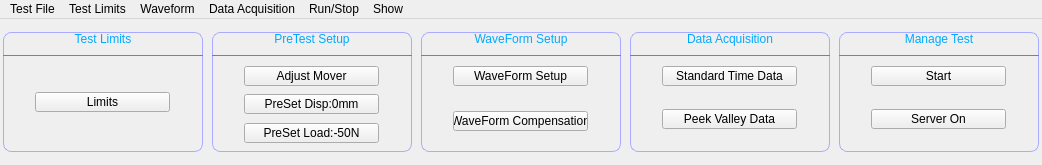
<?xml version="1.0" encoding="UTF-8"?>
<ui version="4.0">
 <class>TestSetupForm</class>
 <widget class="QMainWindow" name="TestSetupForm">
  <property name="geometry">
   <rect>
    <x>0</x>
    <y>0</y>
    <width>1042</width>
    <height>165</height>
   </rect>
  </property>
  <property name="windowTitle">
   <string>Test Setup</string>
  </property>
  <widget class="QWidget" name="centralwidget">
   <layout class="QHBoxLayout" name="horizontalLayout_2">
    <property name="leftMargin">
     <number>0</number>
    </property>
    <property name="rightMargin">
     <number>0</number>
    </property>
    <property name="bottomMargin">
     <number>9</number>
    </property>
    <item>
     <widget class="QWidget" name="widget" native="true">
      <property name="minimumSize">
       <size>
        <width>200</width>
        <height>120</height>
       </size>
      </property>
      <property name="maximumSize">
       <size>
        <width>200</width>
        <height>120</height>
       </size>
      </property>
      <property name="styleSheet">
       <string notr="true">#widget{border-radius:8px;
border:1px solid rgb(170,170,255);}</string>
      </property>
      <layout class="QVBoxLayout" name="verticalLayout_2">
       <property name="spacing">
        <number>0</number>
       </property>
       <property name="leftMargin">
        <number>0</number>
       </property>
       <property name="topMargin">
        <number>0</number>
       </property>
       <property name="rightMargin">
        <number>0</number>
       </property>
       <property name="bottomMargin">
        <number>0</number>
       </property>
       <item>
        <widget class="QLabel" name="label">
         <property name="maximumSize">
          <size>
           <width>16777215</width>
           <height>20</height>
          </size>
         </property>
         <property name="styleSheet">
          <string notr="true">color: rgb(0, 170, 255);
font: 10pt &quot;Arial&quot;;</string>
         </property>
         <property name="text">
          <string>Test Limits</string>
         </property>
         <property name="alignment">
          <set>Qt::AlignCenter</set>
         </property>
        </widget>
       </item>
       <item>
        <layout class="QHBoxLayout" name="horizontalLayout_5">
         <property name="spacing">
          <number>0</number>
         </property>
         <item>
          <spacer name="horizontalSpacer_5">
           <property name="orientation">
            <enum>Qt::Horizontal</enum>
           </property>
           <property name="sizeHint" stdset="0">
            <size>
             <width>40</width>
             <height>20</height>
            </size>
           </property>
          </spacer>
         </item>
         <item>
          <widget class="Line" name="line">
           <property name="minimumSize">
            <size>
             <width>200</width>
             <height>0</height>
            </size>
           </property>
           <property name="maximumSize">
            <size>
             <width>16777215</width>
             <height>1</height>
            </size>
           </property>
           <property name="styleSheet">
            <string notr="true">background-color: rgb(0, 170, 255);</string>
           </property>
           <property name="frameShadow">
            <enum>QFrame::Raised</enum>
           </property>
           <property name="lineWidth">
            <number>0</number>
           </property>
           <property name="midLineWidth">
            <number>0</number>
           </property>
           <property name="orientation">
            <enum>Qt::Horizontal</enum>
           </property>
          </widget>
         </item>
         <item>
          <spacer name="horizontalSpacer_6">
           <property name="orientation">
            <enum>Qt::Horizontal</enum>
           </property>
           <property name="sizeHint" stdset="0">
            <size>
             <width>40</width>
             <height>20</height>
            </size>
           </property>
          </spacer>
         </item>
        </layout>
       </item>
       <item>
        <spacer name="verticalSpacer">
         <property name="orientation">
          <enum>Qt::Vertical</enum>
         </property>
         <property name="sizeHint" stdset="0">
          <size>
           <width>20</width>
           <height>17</height>
          </size>
         </property>
        </spacer>
       </item>
       <item>
        <layout class="QHBoxLayout" name="horizontalLayout">
         <property name="spacing">
          <number>2</number>
         </property>
         <item>
          <spacer name="horizontalSpacer_2">
           <property name="orientation">
            <enum>Qt::Horizontal</enum>
           </property>
           <property name="sizeHint" stdset="0">
            <size>
             <width>40</width>
             <height>20</height>
            </size>
           </property>
          </spacer>
         </item>
         <item>
          <widget class="QPushButton" name="m_limitsBtn">
           <property name="minimumSize">
            <size>
             <width>135</width>
             <height>20</height>
            </size>
           </property>
           <property name="maximumSize">
            <size>
             <width>135</width>
             <height>20</height>
            </size>
           </property>
           <property name="text">
            <string>Limits</string>
           </property>
          </widget>
         </item>
         <item>
          <spacer name="horizontalSpacer">
           <property name="orientation">
            <enum>Qt::Horizontal</enum>
           </property>
           <property name="sizeHint" stdset="0">
            <size>
             <width>40</width>
             <height>20</height>
            </size>
           </property>
          </spacer>
         </item>
        </layout>
       </item>
       <item>
        <spacer name="verticalSpacer_2">
         <property name="orientation">
          <enum>Qt::Vertical</enum>
         </property>
         <property name="sizeHint" stdset="0">
          <size>
           <width>20</width>
           <height>40</height>
          </size>
         </property>
        </spacer>
       </item>
      </layout>
     </widget>
    </item>
    <item>
     <widget class="QWidget" name="widget_2" native="true">
      <property name="minimumSize">
       <size>
        <width>200</width>
        <height>120</height>
       </size>
      </property>
      <property name="maximumSize">
       <size>
        <width>200</width>
        <height>120</height>
       </size>
      </property>
      <property name="styleSheet">
       <string notr="true">#widget_2{border-radius:8px;
border:1px solid rgb(170,170,255);}</string>
      </property>
      <layout class="QVBoxLayout" name="verticalLayout_3">
       <property name="spacing">
        <number>0</number>
       </property>
       <property name="leftMargin">
        <number>0</number>
       </property>
       <property name="topMargin">
        <number>0</number>
       </property>
       <property name="rightMargin">
        <number>0</number>
       </property>
       <property name="bottomMargin">
        <number>9</number>
       </property>
       <item>
        <widget class="QLabel" name="label_2">
         <property name="maximumSize">
          <size>
           <width>16777215</width>
           <height>20</height>
          </size>
         </property>
         <property name="styleSheet">
          <string notr="true">color: rgb(0, 170, 255);
font: 10pt &quot;Arial&quot;;</string>
         </property>
         <property name="text">
          <string>PreTest Setup</string>
         </property>
         <property name="alignment">
          <set>Qt::AlignCenter</set>
         </property>
        </widget>
       </item>
       <item>
        <layout class="QHBoxLayout" name="horizontalLayout_6">
         <property name="spacing">
          <number>0</number>
         </property>
         <item>
          <spacer name="horizontalSpacer_7">
           <property name="orientation">
            <enum>Qt::Horizontal</enum>
           </property>
           <property name="sizeHint" stdset="0">
            <size>
             <width>40</width>
             <height>20</height>
            </size>
           </property>
          </spacer>
         </item>
         <item>
          <widget class="Line" name="line_2">
           <property name="minimumSize">
            <size>
             <width>200</width>
             <height>0</height>
            </size>
           </property>
           <property name="maximumSize">
            <size>
             <width>16777215</width>
             <height>1</height>
            </size>
           </property>
           <property name="styleSheet">
            <string notr="true">background-color: rgb(0, 170, 255);</string>
           </property>
           <property name="frameShadow">
            <enum>QFrame::Raised</enum>
           </property>
           <property name="lineWidth">
            <number>0</number>
           </property>
           <property name="midLineWidth">
            <number>0</number>
           </property>
           <property name="orientation">
            <enum>Qt::Horizontal</enum>
           </property>
          </widget>
         </item>
         <item>
          <spacer name="horizontalSpacer_8">
           <property name="orientation">
            <enum>Qt::Horizontal</enum>
           </property>
           <property name="sizeHint" stdset="0">
            <size>
             <width>40</width>
             <height>20</height>
            </size>
           </property>
          </spacer>
         </item>
        </layout>
       </item>
       <item>
        <spacer name="verticalSpacer_4">
         <property name="orientation">
          <enum>Qt::Vertical</enum>
         </property>
         <property name="sizeHint" stdset="0">
          <size>
           <width>20</width>
           <height>1</height>
          </size>
         </property>
        </spacer>
       </item>
       <item>
        <layout class="QHBoxLayout" name="horizontalLayout_7">
         <property name="spacing">
          <number>2</number>
         </property>
         <item>
          <spacer name="horizontalSpacer_9">
           <property name="orientation">
            <enum>Qt::Horizontal</enum>
           </property>
           <property name="sizeHint" stdset="0">
            <size>
             <width>40</width>
             <height>20</height>
            </size>
           </property>
          </spacer>
         </item>
         <item>
          <widget class="QPushButton" name="m_adjustMoverBtn">
           <property name="minimumSize">
            <size>
             <width>135</width>
             <height>20</height>
            </size>
           </property>
           <property name="maximumSize">
            <size>
             <width>135</width>
             <height>20</height>
            </size>
           </property>
           <property name="text">
            <string>Adjust Mover</string>
           </property>
          </widget>
         </item>
         <item>
          <spacer name="horizontalSpacer_10">
           <property name="orientation">
            <enum>Qt::Horizontal</enum>
           </property>
           <property name="sizeHint" stdset="0">
            <size>
             <width>40</width>
             <height>20</height>
            </size>
           </property>
          </spacer>
         </item>
        </layout>
       </item>
       <item>
        <spacer name="verticalSpacer_5">
         <property name="orientation">
          <enum>Qt::Vertical</enum>
         </property>
         <property name="sizeHint" stdset="0">
          <size>
           <width>20</width>
           <height>40</height>
          </size>
         </property>
        </spacer>
       </item>
       <item>
        <layout class="QHBoxLayout" name="horizontalLayout_8">
         <property name="spacing">
          <number>2</number>
         </property>
         <item>
          <spacer name="horizontalSpacer_11">
           <property name="orientation">
            <enum>Qt::Horizontal</enum>
           </property>
           <property name="sizeHint" stdset="0">
            <size>
             <width>40</width>
             <height>20</height>
            </size>
           </property>
          </spacer>
         </item>
         <item>
          <widget class="QPushButton" name="m_presetOneBtn">
           <property name="minimumSize">
            <size>
             <width>135</width>
             <height>20</height>
            </size>
           </property>
           <property name="maximumSize">
            <size>
             <width>135</width>
             <height>20</height>
            </size>
           </property>
           <property name="text">
            <string>PreSet Disp:0mm</string>
           </property>
          </widget>
         </item>
         <item>
          <spacer name="horizontalSpacer_12">
           <property name="orientation">
            <enum>Qt::Horizontal</enum>
           </property>
           <property name="sizeHint" stdset="0">
            <size>
             <width>40</width>
             <height>20</height>
            </size>
           </property>
          </spacer>
         </item>
        </layout>
       </item>
       <item>
        <spacer name="verticalSpacer_6">
         <property name="orientation">
          <enum>Qt::Vertical</enum>
         </property>
         <property name="sizeHint" stdset="0">
          <size>
           <width>20</width>
           <height>40</height>
          </size>
         </property>
        </spacer>
       </item>
       <item>
        <layout class="QHBoxLayout" name="horizontalLayout_9">
         <property name="spacing">
          <number>2</number>
         </property>
         <item>
          <spacer name="horizontalSpacer_13">
           <property name="orientation">
            <enum>Qt::Horizontal</enum>
           </property>
           <property name="sizeHint" stdset="0">
            <size>
             <width>40</width>
             <height>20</height>
            </size>
           </property>
          </spacer>
         </item>
         <item>
          <widget class="QPushButton" name="m_presetTwoBtn">
           <property name="minimumSize">
            <size>
             <width>135</width>
             <height>20</height>
            </size>
           </property>
           <property name="maximumSize">
            <size>
             <width>135</width>
             <height>20</height>
            </size>
           </property>
           <property name="text">
            <string>PreSet Load:-50N</string>
           </property>
          </widget>
         </item>
         <item>
          <spacer name="horizontalSpacer_14">
           <property name="orientation">
            <enum>Qt::Horizontal</enum>
           </property>
           <property name="sizeHint" stdset="0">
            <size>
             <width>40</width>
             <height>20</height>
            </size>
           </property>
          </spacer>
         </item>
        </layout>
       </item>
       <item>
        <spacer name="verticalSpacer_7">
         <property name="orientation">
          <enum>Qt::Vertical</enum>
         </property>
         <property name="sizeHint" stdset="0">
          <size>
           <width>20</width>
           <height>28</height>
          </size>
         </property>
        </spacer>
       </item>
      </layout>
     </widget>
    </item>
    <item>
     <widget class="QWidget" name="widget_3" native="true">
      <property name="minimumSize">
       <size>
        <width>200</width>
        <height>120</height>
       </size>
      </property>
      <property name="maximumSize">
       <size>
        <width>200</width>
        <height>120</height>
       </size>
      </property>
      <property name="styleSheet">
       <string notr="true">#widget_3{border-radius:8px;
border:1px solid rgb(170,170,255);}</string>
      </property>
      <layout class="QVBoxLayout" name="verticalLayout_4">
       <property name="spacing">
        <number>0</number>
       </property>
       <property name="leftMargin">
        <number>0</number>
       </property>
       <property name="topMargin">
        <number>0</number>
       </property>
       <property name="rightMargin">
        <number>0</number>
       </property>
       <property name="bottomMargin">
        <number>0</number>
       </property>
       <item>
        <widget class="QLabel" name="label_3">
         <property name="maximumSize">
          <size>
           <width>16777215</width>
           <height>20</height>
          </size>
         </property>
         <property name="styleSheet">
          <string notr="true">color: rgb(0, 170, 255);
font: 10pt &quot;Arial&quot;;</string>
         </property>
         <property name="text">
          <string>WaveForm Setup</string>
         </property>
         <property name="alignment">
          <set>Qt::AlignCenter</set>
         </property>
        </widget>
       </item>
       <item>
        <layout class="QHBoxLayout" name="horizontalLayout_10">
         <property name="spacing">
          <number>0</number>
         </property>
         <item>
          <spacer name="horizontalSpacer_15">
           <property name="orientation">
            <enum>Qt::Horizontal</enum>
           </property>
           <property name="sizeHint" stdset="0">
            <size>
             <width>40</width>
             <height>20</height>
            </size>
           </property>
          </spacer>
         </item>
         <item>
          <widget class="Line" name="line_3">
           <property name="minimumSize">
            <size>
             <width>200</width>
             <height>0</height>
            </size>
           </property>
           <property name="maximumSize">
            <size>
             <width>16777215</width>
             <height>1</height>
            </size>
           </property>
           <property name="styleSheet">
            <string notr="true">background-color: rgb(0, 170, 255);</string>
           </property>
           <property name="frameShadow">
            <enum>QFrame::Raised</enum>
           </property>
           <property name="lineWidth">
            <number>0</number>
           </property>
           <property name="midLineWidth">
            <number>0</number>
           </property>
           <property name="orientation">
            <enum>Qt::Horizontal</enum>
           </property>
          </widget>
         </item>
         <item>
          <spacer name="horizontalSpacer_16">
           <property name="orientation">
            <enum>Qt::Horizontal</enum>
           </property>
           <property name="sizeHint" stdset="0">
            <size>
             <width>40</width>
             <height>20</height>
            </size>
           </property>
          </spacer>
         </item>
        </layout>
       </item>
       <item>
        <spacer name="verticalSpacer_8">
         <property name="orientation">
          <enum>Qt::Vertical</enum>
         </property>
         <property name="sizeHint" stdset="0">
          <size>
           <width>20</width>
           <height>1</height>
          </size>
         </property>
        </spacer>
       </item>
       <item>
        <layout class="QHBoxLayout" name="horizontalLayout_11">
         <property name="spacing">
          <number>2</number>
         </property>
         <item>
          <spacer name="horizontalSpacer_17">
           <property name="orientation">
            <enum>Qt::Horizontal</enum>
           </property>
           <property name="sizeHint" stdset="0">
            <size>
             <width>40</width>
             <height>20</height>
            </size>
           </property>
          </spacer>
         </item>
         <item>
          <widget class="QPushButton" name="m_waveFormSetupBtn">
           <property name="minimumSize">
            <size>
             <width>135</width>
             <height>20</height>
            </size>
           </property>
           <property name="maximumSize">
            <size>
             <width>110</width>
             <height>20</height>
            </size>
           </property>
           <property name="text">
            <string>WaveForm Setup</string>
           </property>
          </widget>
         </item>
         <item>
          <spacer name="horizontalSpacer_18">
           <property name="orientation">
            <enum>Qt::Horizontal</enum>
           </property>
           <property name="sizeHint" stdset="0">
            <size>
             <width>40</width>
             <height>20</height>
            </size>
           </property>
          </spacer>
         </item>
        </layout>
       </item>
       <item>
        <spacer name="verticalSpacer_11">
         <property name="orientation">
          <enum>Qt::Vertical</enum>
         </property>
         <property name="sizeHint" stdset="0">
          <size>
           <width>20</width>
           <height>28</height>
          </size>
         </property>
        </spacer>
       </item>
       <item>
        <layout class="QHBoxLayout" name="horizontalLayout_12">
         <property name="spacing">
          <number>2</number>
         </property>
         <item>
          <spacer name="horizontalSpacer_19">
           <property name="orientation">
            <enum>Qt::Horizontal</enum>
           </property>
           <property name="sizeHint" stdset="0">
            <size>
             <width>40</width>
             <height>20</height>
            </size>
           </property>
          </spacer>
         </item>
         <item>
          <widget class="QPushButton" name="m_waveFormCompemBtn">
           <property name="minimumSize">
            <size>
             <width>135</width>
             <height>20</height>
            </size>
           </property>
           <property name="maximumSize">
            <size>
             <width>110</width>
             <height>20</height>
            </size>
           </property>
           <property name="text">
            <string>WaveForm Compensation</string>
           </property>
          </widget>
         </item>
         <item>
          <spacer name="horizontalSpacer_20">
           <property name="orientation">
            <enum>Qt::Horizontal</enum>
           </property>
           <property name="sizeHint" stdset="0">
            <size>
             <width>40</width>
             <height>20</height>
            </size>
           </property>
          </spacer>
         </item>
        </layout>
       </item>
       <item>
        <spacer name="verticalSpacer_15">
         <property name="orientation">
          <enum>Qt::Vertical</enum>
         </property>
         <property name="sizeHint" stdset="0">
          <size>
           <width>20</width>
           <height>24</height>
          </size>
         </property>
        </spacer>
       </item>
      </layout>
     </widget>
    </item>
    <item>
     <widget class="QWidget" name="widget_4" native="true">
      <property name="minimumSize">
       <size>
        <width>200</width>
        <height>120</height>
       </size>
      </property>
      <property name="maximumSize">
       <size>
        <width>200</width>
        <height>120</height>
       </size>
      </property>
      <property name="styleSheet">
       <string notr="true">#widget_4{border-radius:8px;
border:1px solid rgb(170,170,255);}</string>
      </property>
      <layout class="QVBoxLayout" name="verticalLayout_5">
       <property name="spacing">
        <number>0</number>
       </property>
       <property name="leftMargin">
        <number>0</number>
       </property>
       <property name="topMargin">
        <number>0</number>
       </property>
       <property name="rightMargin">
        <number>0</number>
       </property>
       <property name="bottomMargin">
        <number>0</number>
       </property>
       <item>
        <widget class="QLabel" name="label_4">
         <property name="minimumSize">
          <size>
           <width>200</width>
           <height>0</height>
          </size>
         </property>
         <property name="maximumSize">
          <size>
           <width>16777215</width>
           <height>20</height>
          </size>
         </property>
         <property name="styleSheet">
          <string notr="true">color: rgb(0, 170, 255);
font: 10pt &quot;Arial&quot;;</string>
         </property>
         <property name="text">
          <string>Data Acquisition</string>
         </property>
         <property name="alignment">
          <set>Qt::AlignCenter</set>
         </property>
        </widget>
       </item>
       <item>
        <layout class="QHBoxLayout" name="horizontalLayout_14">
         <property name="spacing">
          <number>0</number>
         </property>
         <item>
          <spacer name="horizontalSpacer_23">
           <property name="orientation">
            <enum>Qt::Horizontal</enum>
           </property>
           <property name="sizeHint" stdset="0">
            <size>
             <width>40</width>
             <height>20</height>
            </size>
           </property>
          </spacer>
         </item>
         <item>
          <widget class="Line" name="line_4">
           <property name="minimumSize">
            <size>
             <width>200</width>
             <height>0</height>
            </size>
           </property>
           <property name="maximumSize">
            <size>
             <width>16777215</width>
             <height>1</height>
            </size>
           </property>
           <property name="styleSheet">
            <string notr="true">background-color: rgb(0, 170, 255);</string>
           </property>
           <property name="frameShadow">
            <enum>QFrame::Raised</enum>
           </property>
           <property name="lineWidth">
            <number>0</number>
           </property>
           <property name="midLineWidth">
            <number>0</number>
           </property>
           <property name="orientation">
            <enum>Qt::Horizontal</enum>
           </property>
          </widget>
         </item>
         <item>
          <spacer name="horizontalSpacer_24">
           <property name="orientation">
            <enum>Qt::Horizontal</enum>
           </property>
           <property name="sizeHint" stdset="0">
            <size>
             <width>40</width>
             <height>20</height>
            </size>
           </property>
          </spacer>
         </item>
        </layout>
       </item>
       <item>
        <spacer name="verticalSpacer_12">
         <property name="orientation">
          <enum>Qt::Vertical</enum>
         </property>
         <property name="sizeHint" stdset="0">
          <size>
           <width>20</width>
           <height>1</height>
          </size>
         </property>
        </spacer>
       </item>
       <item>
        <layout class="QHBoxLayout" name="horizontalLayout_15">
         <property name="spacing">
          <number>2</number>
         </property>
         <item>
          <spacer name="horizontalSpacer_25">
           <property name="orientation">
            <enum>Qt::Horizontal</enum>
           </property>
           <property name="sizeHint" stdset="0">
            <size>
             <width>40</width>
             <height>20</height>
            </size>
           </property>
          </spacer>
         </item>
         <item>
          <widget class="QPushButton" name="m_standardDataSetupBtn">
           <property name="minimumSize">
            <size>
             <width>135</width>
             <height>20</height>
            </size>
           </property>
           <property name="maximumSize">
            <size>
             <width>135</width>
             <height>20</height>
            </size>
           </property>
           <property name="text">
            <string>Standard Time Data</string>
           </property>
          </widget>
         </item>
         <item>
          <spacer name="horizontalSpacer_26">
           <property name="orientation">
            <enum>Qt::Horizontal</enum>
           </property>
           <property name="sizeHint" stdset="0">
            <size>
             <width>40</width>
             <height>20</height>
            </size>
           </property>
          </spacer>
         </item>
        </layout>
       </item>
       <item>
        <spacer name="verticalSpacer_13">
         <property name="orientation">
          <enum>Qt::Vertical</enum>
         </property>
         <property name="sizeHint" stdset="0">
          <size>
           <width>20</width>
           <height>40</height>
          </size>
         </property>
        </spacer>
       </item>
       <item>
        <layout class="QHBoxLayout" name="horizontalLayout_16">
         <property name="spacing">
          <number>2</number>
         </property>
         <item>
          <spacer name="horizontalSpacer_27">
           <property name="orientation">
            <enum>Qt::Horizontal</enum>
           </property>
           <property name="sizeHint" stdset="0">
            <size>
             <width>40</width>
             <height>20</height>
            </size>
           </property>
          </spacer>
         </item>
         <item>
          <widget class="QPushButton" name="m_peakValleyDataSetupBtn">
           <property name="minimumSize">
            <size>
             <width>135</width>
             <height>20</height>
            </size>
           </property>
           <property name="maximumSize">
            <size>
             <width>135</width>
             <height>20</height>
            </size>
           </property>
           <property name="text">
            <string>Peek Valley Data</string>
           </property>
          </widget>
         </item>
         <item>
          <spacer name="horizontalSpacer_28">
           <property name="orientation">
            <enum>Qt::Horizontal</enum>
           </property>
           <property name="sizeHint" stdset="0">
            <size>
             <width>40</width>
             <height>20</height>
            </size>
           </property>
          </spacer>
         </item>
        </layout>
       </item>
       <item>
        <spacer name="verticalSpacer_14">
         <property name="orientation">
          <enum>Qt::Vertical</enum>
         </property>
         <property name="sizeHint" stdset="0">
          <size>
           <width>20</width>
           <height>40</height>
          </size>
         </property>
        </spacer>
       </item>
      </layout>
     </widget>
    </item>
    <item>
     <widget class="QWidget" name="widget_5" native="true">
      <property name="minimumSize">
       <size>
        <width>200</width>
        <height>120</height>
       </size>
      </property>
      <property name="maximumSize">
       <size>
        <width>200</width>
        <height>120</height>
       </size>
      </property>
      <property name="styleSheet">
       <string notr="true">#widget_5{border-radius:8px;
border:1px solid rgb(170,170,255);}</string>
      </property>
      <layout class="QVBoxLayout" name="verticalLayout">
       <property name="spacing">
        <number>0</number>
       </property>
       <property name="leftMargin">
        <number>0</number>
       </property>
       <property name="topMargin">
        <number>0</number>
       </property>
       <property name="rightMargin">
        <number>0</number>
       </property>
       <property name="bottomMargin">
        <number>0</number>
       </property>
       <item>
        <widget class="QLabel" name="label_5">
         <property name="maximumSize">
          <size>
           <width>16777215</width>
           <height>20</height>
          </size>
         </property>
         <property name="styleSheet">
          <string notr="true">color: rgb(0, 170, 255);
font: 10pt &quot;Arial&quot;;</string>
         </property>
         <property name="text">
          <string>Manage Test</string>
         </property>
         <property name="alignment">
          <set>Qt::AlignCenter</set>
         </property>
        </widget>
       </item>
       <item>
        <layout class="QHBoxLayout" name="horizontalLayout_18">
         <property name="spacing">
          <number>0</number>
         </property>
         <item>
          <spacer name="horizontalSpacer_31">
           <property name="orientation">
            <enum>Qt::Horizontal</enum>
           </property>
           <property name="sizeHint" stdset="0">
            <size>
             <width>40</width>
             <height>20</height>
            </size>
           </property>
          </spacer>
         </item>
         <item>
          <widget class="Line" name="line_5">
           <property name="minimumSize">
            <size>
             <width>200</width>
             <height>0</height>
            </size>
           </property>
           <property name="maximumSize">
            <size>
             <width>16777215</width>
             <height>1</height>
            </size>
           </property>
           <property name="styleSheet">
            <string notr="true">background-color: rgb(0, 170, 255);</string>
           </property>
           <property name="frameShadow">
            <enum>QFrame::Raised</enum>
           </property>
           <property name="lineWidth">
            <number>0</number>
           </property>
           <property name="midLineWidth">
            <number>0</number>
           </property>
           <property name="orientation">
            <enum>Qt::Horizontal</enum>
           </property>
          </widget>
         </item>
         <item>
          <spacer name="horizontalSpacer_32">
           <property name="orientation">
            <enum>Qt::Horizontal</enum>
           </property>
           <property name="sizeHint" stdset="0">
            <size>
             <width>40</width>
             <height>20</height>
            </size>
           </property>
          </spacer>
         </item>
        </layout>
       </item>
       <item>
        <layout class="QHBoxLayout" name="horizontalLayout_22">
         <item>
          <spacer name="horizontalSpacer_39">
           <property name="orientation">
            <enum>Qt::Horizontal</enum>
           </property>
           <property name="sizeHint" stdset="0">
            <size>
             <width>40</width>
             <height>20</height>
            </size>
           </property>
          </spacer>
         </item>
         <item>
          <widget class="QPushButton" name="m_startBtn">
           <property name="minimumSize">
            <size>
             <width>135</width>
             <height>20</height>
            </size>
           </property>
           <property name="maximumSize">
            <size>
             <width>135</width>
             <height>20</height>
            </size>
           </property>
           <property name="text">
            <string>Start</string>
           </property>
          </widget>
         </item>
         <item>
          <spacer name="horizontalSpacer_40">
           <property name="orientation">
            <enum>Qt::Horizontal</enum>
           </property>
           <property name="sizeHint" stdset="0">
            <size>
             <width>40</width>
             <height>20</height>
            </size>
           </property>
          </spacer>
         </item>
        </layout>
       </item>
       <item>
        <spacer name="verticalSpacer_19">
         <property name="orientation">
          <enum>Qt::Vertical</enum>
         </property>
         <property name="sizeHint" stdset="0">
          <size>
           <width>97</width>
           <height>7</height>
          </size>
         </property>
        </spacer>
       </item>
       <item>
        <layout class="QHBoxLayout" name="horizontalLayout_23">
         <item>
          <spacer name="horizontalSpacer_41">
           <property name="orientation">
            <enum>Qt::Horizontal</enum>
           </property>
           <property name="sizeHint" stdset="0">
            <size>
             <width>40</width>
             <height>20</height>
            </size>
           </property>
          </spacer>
         </item>
         <item>
          <widget class="QPushButton" name="m_serverBtn">
           <property name="minimumSize">
            <size>
             <width>135</width>
             <height>20</height>
            </size>
           </property>
           <property name="maximumSize">
            <size>
             <width>135</width>
             <height>20</height>
            </size>
           </property>
           <property name="text">
            <string>Server On</string>
           </property>
          </widget>
         </item>
         <item>
          <spacer name="horizontalSpacer_42">
           <property name="orientation">
            <enum>Qt::Horizontal</enum>
           </property>
           <property name="sizeHint" stdset="0">
            <size>
             <width>40</width>
             <height>20</height>
            </size>
           </property>
          </spacer>
         </item>
        </layout>
       </item>
       <item>
        <spacer name="verticalSpacer_20">
         <property name="orientation">
          <enum>Qt::Vertical</enum>
         </property>
         <property name="sizeHint" stdset="0">
          <size>
           <width>97</width>
           <height>8</height>
          </size>
         </property>
        </spacer>
       </item>
      </layout>
     </widget>
    </item>
   </layout>
  </widget>
  <widget class="QMenuBar" name="menubar">
   <property name="geometry">
    <rect>
     <x>0</x>
     <y>0</y>
     <width>1042</width>
     <height>23</height>
    </rect>
   </property>
   <widget class="QMenu" name="menuTest_File">
    <property name="title">
     <string>Test File</string>
    </property>
    <addaction name="actionNew"/>
    <addaction name="actionOpen"/>
   </widget>
   <widget class="QMenu" name="menuTest_Limits">
    <property name="title">
     <string>Test Limits</string>
    </property>
    <addaction name="actionLimits"/>
   </widget>
   <widget class="QMenu" name="menuWaveform">
    <property name="title">
     <string>Waveform</string>
    </property>
    <addaction name="actionWaveForm"/>
   </widget>
   <widget class="QMenu" name="menuData_Acquisition">
    <property name="title">
     <string>Data Acquisition</string>
    </property>
    <addaction name="actionStandardData"/>
    <addaction name="actionPeekValleyData"/>
   </widget>
   <widget class="QMenu" name="menuRun_Stop">
    <property name="title">
     <string>Run/Stop</string>
    </property>
    <addaction name="actionRun"/>
    <addaction name="actionStop"/>
   </widget>
   <widget class="QMenu" name="menuShow">
    <property name="title">
     <string>Show</string>
    </property>
    <addaction name="actionPeak_Valley"/>
    <addaction name="actionDispLoad"/>
   </widget>
   <addaction name="menuTest_File"/>
   <addaction name="menuTest_Limits"/>
   <addaction name="menuWaveform"/>
   <addaction name="menuData_Acquisition"/>
   <addaction name="menuRun_Stop"/>
   <addaction name="menuShow"/>
  </widget>
  <action name="actionNew">
   <property name="text">
    <string>New</string>
   </property>
  </action>
  <action name="actionOpen">
   <property name="text">
    <string>Open</string>
   </property>
  </action>
  <action name="actionClear_Test_File_Name">
   <property name="text">
    <string>Clear Test File Name</string>
   </property>
  </action>
  <action name="actionSet_Lock">
   <property name="text">
    <string>Set Lock</string>
   </property>
  </action>
  <action name="actionPeak_Valley">
   <property name="text">
    <string>Peak/Valley</string>
   </property>
  </action>
  <action name="actionDispLoad">
   <property name="text">
    <string>DispLoad</string>
   </property>
  </action>
  <action name="actionRun">
   <property name="text">
    <string>Run</string>
   </property>
  </action>
  <action name="actionStop">
   <property name="text">
    <string>Stop</string>
   </property>
  </action>
  <action name="actionWaveForm">
   <property name="text">
    <string>WaveForm Show</string>
   </property>
  </action>
  <action name="actionLimits">
   <property name="text">
    <string>Limits Set</string>
   </property>
  </action>
  <action name="actionStandardData">
   <property name="text">
    <string>StandardData</string>
   </property>
  </action>
  <action name="actionPeekValleyData">
   <property name="text">
    <string>PeekValleyData</string>
   </property>
  </action>
 </widget>
 <resources/>
 <connections/>
</ui>
